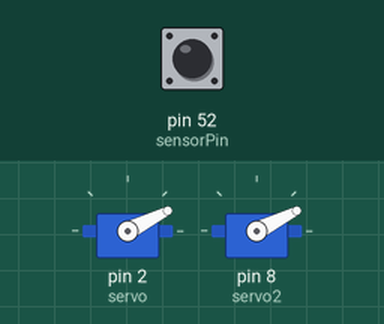
The sketch below on a simulated Arduino Mega 2560, built with avr-gcc and run on an emulated ATmega2560. Parts: 2 × servo. Inputs (shaded band) come from the test bench; at power-on: pin 52 (sensorPin) HIGH. What the sketch prints to the serial monitor is not drawn.

Above: at 1.26 s.
1.3 s: pin 52 (sensorPin) driven LOW
At 1.91 s:
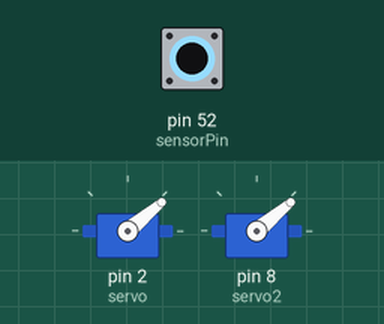
4.3 s: pin 52 (sensorPin) driven HIGH
At 4.47 s:
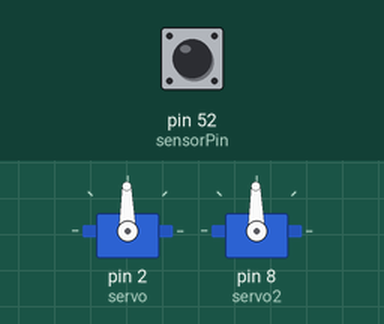
7.3 s: pin 52 (sensorPin) pulsed LOW 2 times (0.12 s each, 0.3 s apart)
At 7.48 s:
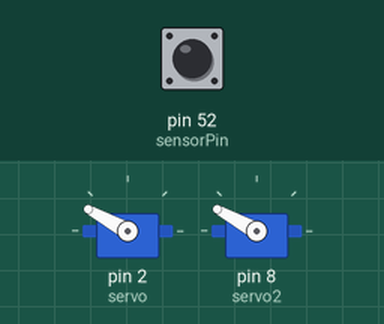
10.3 s: pin 52 (sensorPin) pulsed LOW 5 times (0.12 s each, 0.3 s apart)
Timing chart, 0 to 14.3 s (numbered marks = the images above; inputs shaded):
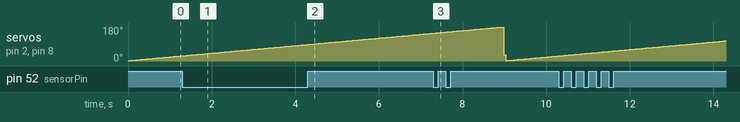

The sketch:

Clement_lidar.ino
```cpp
//2d lidar
//Clement

#include <Servo.h>

Servo servo;

Servo servo2;

int pos = 0;

int number_steps = 10;

int values[] = {1, 2, 3, 4, 5, 6, 7, 8, 9, 10, 11, 12, 13, 14, 15, 16, 17, 18, 19, 20, 21, 22, 23, 24, 25, 26, 27, 28, 29, 30, 31, 32, 33, 34, 35, 36, 37, 38, 39, 40, 41, 42, 43, 44, 45, 46, 47, 48, 49, 50, 51, 52, 53, 54, 55, 56, 57, 58, 59, 60, 61, 62, 63, 64, 65, 66, 67, 68, 69, 70, 71, 72, 73, 74, 75, 76, 77, 78, 79, 80, 81, 82, 83, 84, 85, 86, 87, 88, 89, 90, 91, 92, 93, 94, 95, 96, 97, 98, 99, 100, 101, 102, 103, 104, 105, 106, 107, 108, 109, 110, 111, 112, 113, 114, 115, 116, 117, 118, 119, 120, 121, 122, 123, 124, 125, 126, 127, 128, 129, 130, 131, 132, 133, 134, 135, 136, 137, 138, 139, 140, 141, 142, 143, 144, 145, 146, 147, 148, 149, 150, 151, 152, 153, 154, 155, 156, 157, 158, 159, 160, 161, 162, 163, 164, 165, 166, 167, 168, 169, 170, 171, 172, 173, 174, 175, 176, 177, 178, 179, 180};

int detection[] = {0, 0, 0, 0, 0, 0, 0, 0, 0, 0, 0, 0, 0, 0, 0, 0, 0, 0, 0, 0, 0, 0, 0, 0, 0, 0, 0, 0, 0, 0, 0, 0, 0, 0, 0, 0, 0, 0, 0, 0, 0, 0, 0, 0, 0, 0, 0, 0, 0, 0, 0, 0, 0, 0, 0, 0, 0, 0, 0, 0, 0, 0, 0, 0, 0, 0, 0, 0, 0, 0, 0, 0, 0, 0, 0, 0, 0, 0, 0, 0, 0, 0, 0, 0, 0, 0, 0, 0, 0, 0, 0, 0, 0, 0, 0, 0, 0, 0, 0, 0, 0, 0, 0, 0, 0, 0, 0, 0, 0, 0, 0, 0, 0, 0, 0, 0, 0, 0, 0, 0, 0, 0, 0, 0, 0, 0, 0, 0, 0, 0, 0, 0, 0, 0, 0, 0, 0, 0, 0, 0, 0, 0, 0, 0, 0, 0, 0, 0, 0, 0, 0, 0, 0, 0, 0, 0, 0, 0, 0, 0, 0, 0, 0, 0, 0, 0, 0, 0, 0, 0, 0, 0, 0, 0, 0, 0, 0, 0, 0, 0};

const int sensorPin = 52;

int i;


void setup() {
  // put your setup code here, to run once:
  Serial.begin(9600);
  servo.attach(2);
  servo2.attach(8);
  pinMode(sensorPin, INPUT_PULLUP);
}

void loop() {
  // put your main code here, to run repeatedly:
//  while(pos <= 180)
//  {
//    pos = pos +1;
//    servo.write(pos);
//    delay(15);
//  }
//  pos = 0;
//  if(i==0; i<=4; i++){
//
//  }
if (i==0 || i<180){
  i++;
  if(digitalRead(sensorPin)) {
    Serial.print(" ");
  }
  else {
    Serial.print("⬛");
  }

  servo.write(values[i]);
  servo2.write(values[i]);
  delay(50);

}
  if(i >= 180)
  {
    Serial.println("");
    i = 0;
  }
/*
 *
11100
11100
11100
11100
11100
11111
11111
11100
11100
 *
 */

}
```
